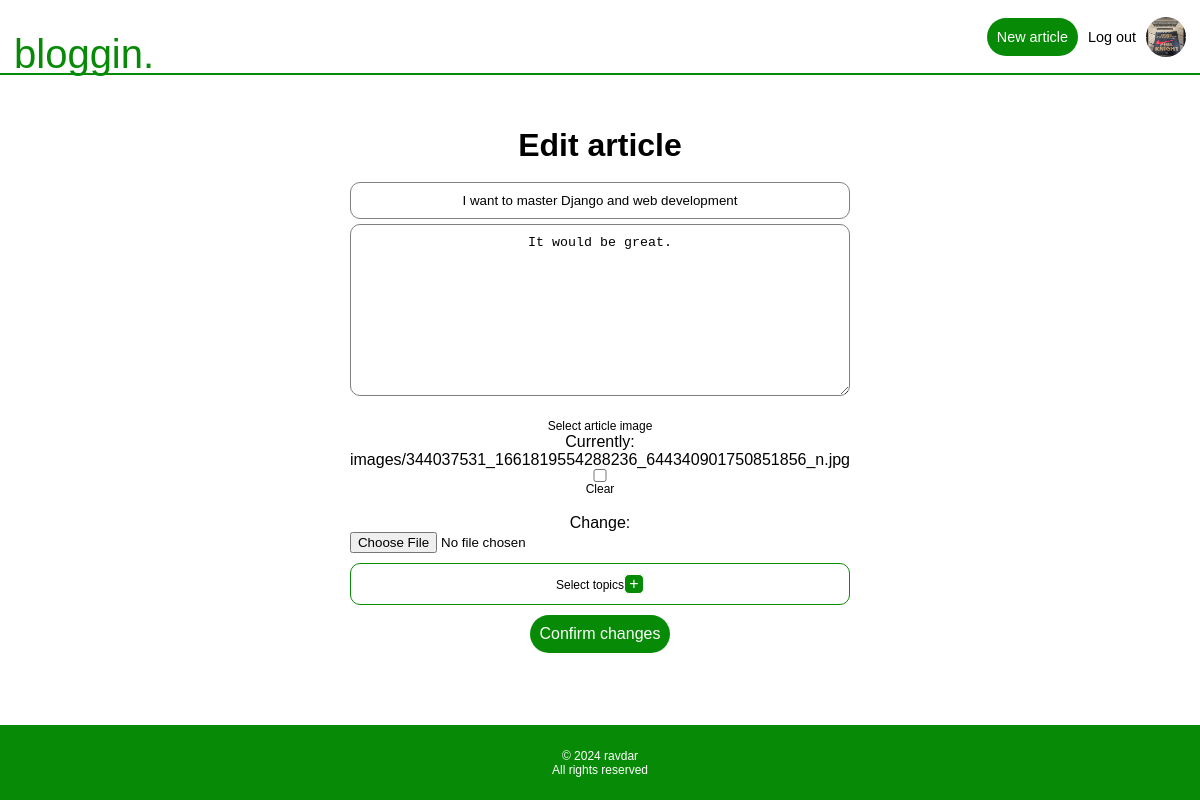
Page /edit/i-want-to-master-django/ (signed in) on the committed database.
### users/models.py (models this page shows, shortened)
class Profile(models.Model):
    user = models.OneToOneField(User, on_delete=models.CASCADE)
    profile_picture = models.ImageField(null=True, blank=True, default="images/default_pp.jpg", upload_to="images/")

### mainapp/models.py (models this page shows, shortened)
class Article(models.Model):
    owner = models.ForeignKey(User, on_delete=models.CASCADE)
    title = models.CharField(max_length=200)
    body = RichTextField(blank=True, null=True)
    publication_date = models.DateField()
    last_edit_date = models.DateField(null=True, blank=True)
    image = models.ImageField(null=True, blank=True, upload_to="images/")
    url = models.CharField(max_length=200, default='doesnotwork')
    upvotes = models.IntegerField(default=0)
    downvotes = models.IntegerField(default=0)
    total_votes = models.IntegerField(default=0)
    topics = models.ManyToManyField(Topic, blank=True)
    model_name = "article"

### mainapp/views.py (the view)
# urls.py: path("edit/<str:article_url>/", views.edit_article_view, name="edit_article_view"),
@login_required
def edit_article_view(request, article_url):
    article = get_object_or_404(Article, url=article_url)
    if article.owner != request.user:
        raise Http404
    if request.method =="POST":
        form = NewArticle(request.POST, request.FILES, instance=article)
        if form.is_valid():
            article = form.save(commit=False)
            article.last_edit_date = timezone.now()
            article = form.save()
            return HttpResponseRedirect(reverse("mainapp:read_article_view", args=(article.url,)))
    else:
        form = NewArticle(instance=article)
    return render(request, "mainapp/edit_article_view.html", {"form": form})

### mainapp/forms.py
class NewArticle(forms.ModelForm):
    topics = forms.ModelMultipleChoiceField(queryset=Topic.objects.all(), widget=forms.CheckboxSelectMultiple)
    class Meta:
        model = Article
        fields = ["title", "body","image", "topics"]

### mainapp/models.py (called while the page is built)
    def __str__(self):
        return self.name

### mainapp/templates/mainapp/edit_article_view.html
{% extends "mainapp/new_article.html" %}
{% load widget_tweaks %}
{% block header %}
<h1>Edit article</h1>
{% endblock header %}
{% block formbutton %}
<button type="submit">Confirm changes</button>
{% endblock formbutton %}

### mainapp/templates/mainapp/new_article.html (shortened to what this page needs)
{% extends "mainapp/main.html" %}
{% load widget_tweaks %}
{% block content %}
<main class="margin-top-main center">
    {% block header %}{% endblock header %}
    <form method="post" enctype="multipart/form-data">
        {{form.title|add_class:"new-article-inputs"|attr:"placeholder:Title"}}
        {{form.body|add_class:"new-article-inputs"}}
        <div class="image-and-topics-container">
            <label for="{{ form.image.id }}">Select article image</label>
            {{form.image}}
            <div class="select-topics"><label for="{{ form.topics.id }}">Select topics</label><button id="show-topics"
                    class="topics-button" type="button">+</button>
            </div>
        </div>
        {% block formbutton %}{% endblock formbutton %}
    </form>
</main>
{% endblock content %}

### mainapp/templates/mainapp/main.html (shortened to what this page needs)
{% load static %}
<!DOCTYPE html>
<html lang="en">
<head>
    <link rel="stylesheet" type="text/css" href="{% static 'styles.css' %}">
</head>
<body>
    <header class="center">
        <div class="header-content">
            <a href="{% url 'mainapp:main_view' %}" class="logotype">bloggin.</a>
            <div class="header-buttons">
                {% if request.user.is_authenticated %}
                <button><a class="button-a" href="{% url 'mainapp:new_article_view' %}">New article</a></button>
                <a href="{% url 'users:logout' %}">Log out</a>
                <a href="{% url 'mainapp:user_profile' user.username %}"><img class="profile-picture-radius" width="30"
                        height="30" loading="lazy" alt="Profile picture"
                        src="{{ user.profile.profile_picture.url }}"></a>
                {% else %}
                <a href="{% url 'users:login' %}">Login</a>
                <button><a class="button-a" href="{% url 'users:register_view' %}">Register</a></button>
                {% endif %}
            </div>
        </div>
    </header>
    {% block content %}{% endblock content %}
    <footer class="center">
        &copy 2024 ravdar
        <br>
        All rights reserved
    </footer>
</body>
</html>

### mainapp/static/styles.css (style rules this page uses)
:root { --MAIN-GREEN: rgb(7, 139, 7); --LIGHT-GREEN: rgb(9, 164, 9); --MAIN-FONT: sans-serif; --PAGE-WIDTH: 1192px; --PP-RADIUS: 50% }
* { margin: 0; padding: 0; box-sizing: border-box; }
img { display: block; max-width: 100%; }
html { scroll-behavior: smooth; }
body { color: black; font-family: var(--MAIN-FONT); min-height: 100vh; display: flex; flex-direction: column; align-items: center; }
a { text-decoration: none; color: black; transition: border-color 0.1s ease; }
button { border-radius: 99em; padding: 10px; font-size: 1rem; background-color: transparent; }
.button-a { color: white; }
header { border-bottom: 2px solid var(--MAIN-GREEN); position: fixed; width: 100%; min-height: 50px; background-color: white; z-index: 1; }
header a { font-size: 0.9em; }
header button { background-color: var(--MAIN-GREEN); border: none; color: white; }
.center { display: flex; justify-content: center; align-items: center; text-align: center; }
main { width: 100%; max-width: var(--PAGE-WIDTH); padding-top: 60px; }
.header-content { display: flex; justify-content: end; max-width: var(--PAGE-WIDTH); align-items: end; height: 100%; width: 100%; position: relative; }
.header-content div { height: 100%; display: flex; align-items: center; gap: 8px; margin-right: 10px; }
.profile-picture-radius { border-radius: var(--PP-RADIUS); }
.logotype { font-size: 2rem; color: var(--MAIN-GREEN); margin: 0 0 -2px 10px; font-family: var(--MAIN-FONT); position: absolute; left: 0; bottom: -5px; }
.trending-button, .topics-button { border-radius: 5px; min-height: 20px; width: 20px; padding: 0; border: 1px solid white; color: white; }
footer { background-color: var(--MAIN-GREEN); min-height: 75px; min-width: 100%; color: white; font-size: 0.75em; margin-top: 50px; }
form { display: flex; flex-direction: column; align-items: center; }
form button { background-color: var(--MAIN-GREEN); width: fit-content; border: none; color: white; }
.margin-top-main { flex-direction: column; flex: 1; margin-top: 60px; }
.new-article-inputs { text-align: center; border: 1px solid gray; border-radius: 10px; padding: 10px; margin-bottom: 5px; width: 100%; }
.image-and-topics-container { display: grid; }
label { font-size: 0.75em; }
.select-topics { border: 1px solid var(--MAIN-GREEN); border-radius: 10px; padding: 10px; margin: 10px 0; }
@media screen and (min-width:1192px) { header { min-height: 75px; } }
@media screen and (min-width:1192px) { main { padding-top: 95px; } }
@media screen and (min-width:1192px) { .logotype { font-size: 2.5rem; bottom: -18px; } }
@media screen and (min-width:1192px) { .header-content div { gap: 10px; } }
@media screen and (min-width:1192px) { .header-content img { height: 40px; width: 40px; } }
@media screen and (min-width:1192px) { .margin-top-main { margin-top: 10px; } }

### rows in the picture
Article: title "I want to master Django and web development", body "It would be great."
